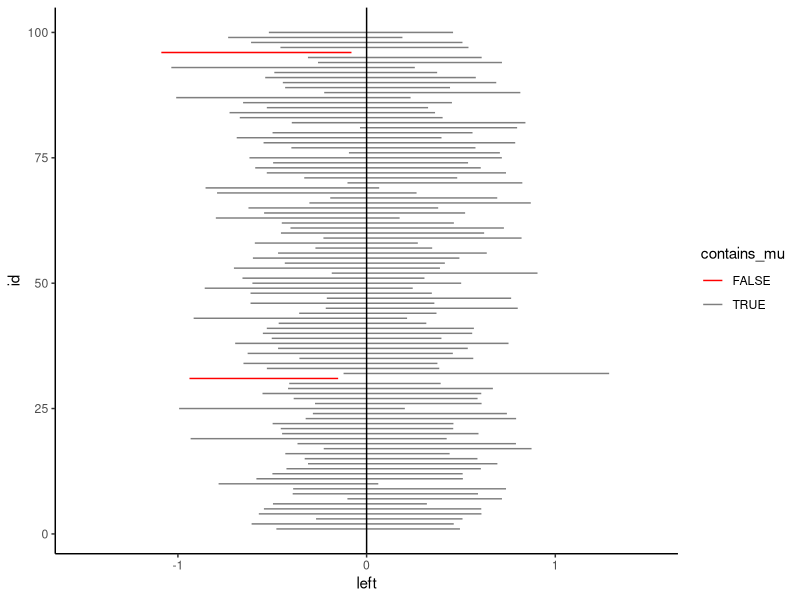

This chart was generated by the following R code:
# Empirical evidence that a 95% bootstrap CI has 95% coverage
# Author: Rebecca Barter

library(tidyverse)

# Choose sample size
n <- 20
# Choose confidence level
alpha <- 0.05 #95% CI
# Choose population mean
mu <- 0
# Choose population sd
sigma <- 1.1


#------------------------------------------------------------------------------
############ Simulate a dataset from a Normal distribution ####################
#------------------------------------------------------------------------------
# draw our original sample from the "population"
set.seed(94632)
sample_data <- rnorm(n, mu, sigma)


#------------------------------------------------------------------------------
################## Compute a 95% theoretical CI ##############################
#------------------------------------------------------------------------------


# assume we don't know the true population variance
mu_est <- mean(sample_data)
sigma_est <- sd(sample_data)
t <- qt(1 - alpha/2, n-1)
theoretical_ci <- c(mu_est - t * sigma_est / sqrt(n), 
                    mu_est + t * sigma_est / sqrt(n))
theoretical_ci


# confirm that it agrees with the inbuilt function
# I'll explain this t.test function when we cover hypothesis tests
t.test(sample_data)$conf.int


#------------------------------------------------------------------------------
################## Estimate coverage ##############################
#------------------------------------------------------------------------------


# Repeat this entire process 100 more times
many_confidence_intervals <- map_df(1:100, ~{
  # draw a sample from the population
  .sample_data <- rnorm(n, mu, sigma)
  # compute the mean and sd of our sample
  .mu_est <- mean(.sample_data)
  .sigma_est <- sd(.sample_data)
  theoretical_ci <- tibble(left = .mu_est - t * .sigma_est / sqrt(n), 
                           right = .mu_est + t * .sigma_est / sqrt(n))
  return(theoretical_ci)
})

# Estimate the coverage of our CI, i.e., compute the prop of CIs that contain mu
coverage_est <- many_confidence_intervals %>%
  mutate(contains_mu = (left <= mu) & (right >= mu)) %>%
  summarize(sum(contains_mu) / nrow(many_confidence_intervals))
# report the estimated coverage
coverage_est

many_confidence_intervals %>%
  mutate(contains_mu = (left <= mu) & (right >= mu)) %>%
  mutate(id = 1:n()) %>%
  ggplot() + 
  geom_segment(aes(x = left, xend = right, y = id, yend = id, color = contains_mu)) +
  geom_vline(xintercept = mu) +
  scale_color_manual(values = c("red", "grey50")) +
  scale_x_continuous(limits = c(-1.5, 1.5)) +
  theme_classic()

